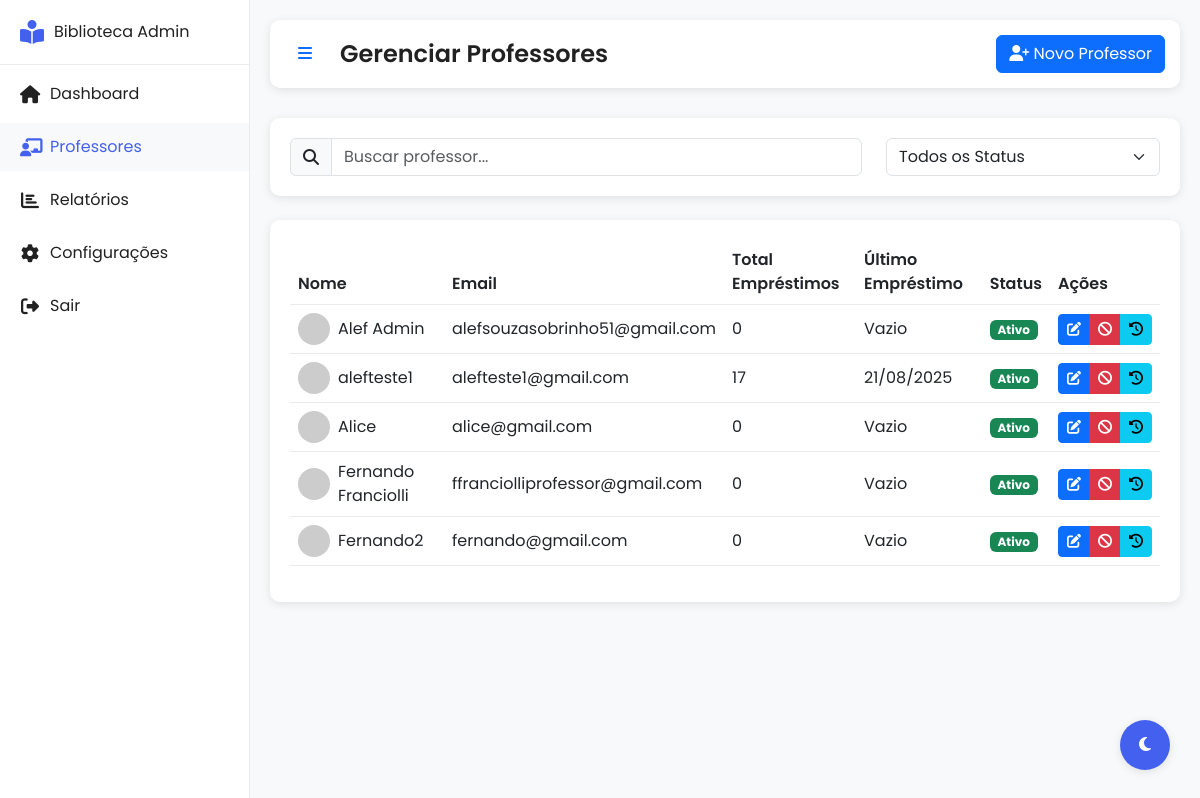
/frontend/admin/professores.php (signed in), run on an earlier commit of the app's database.
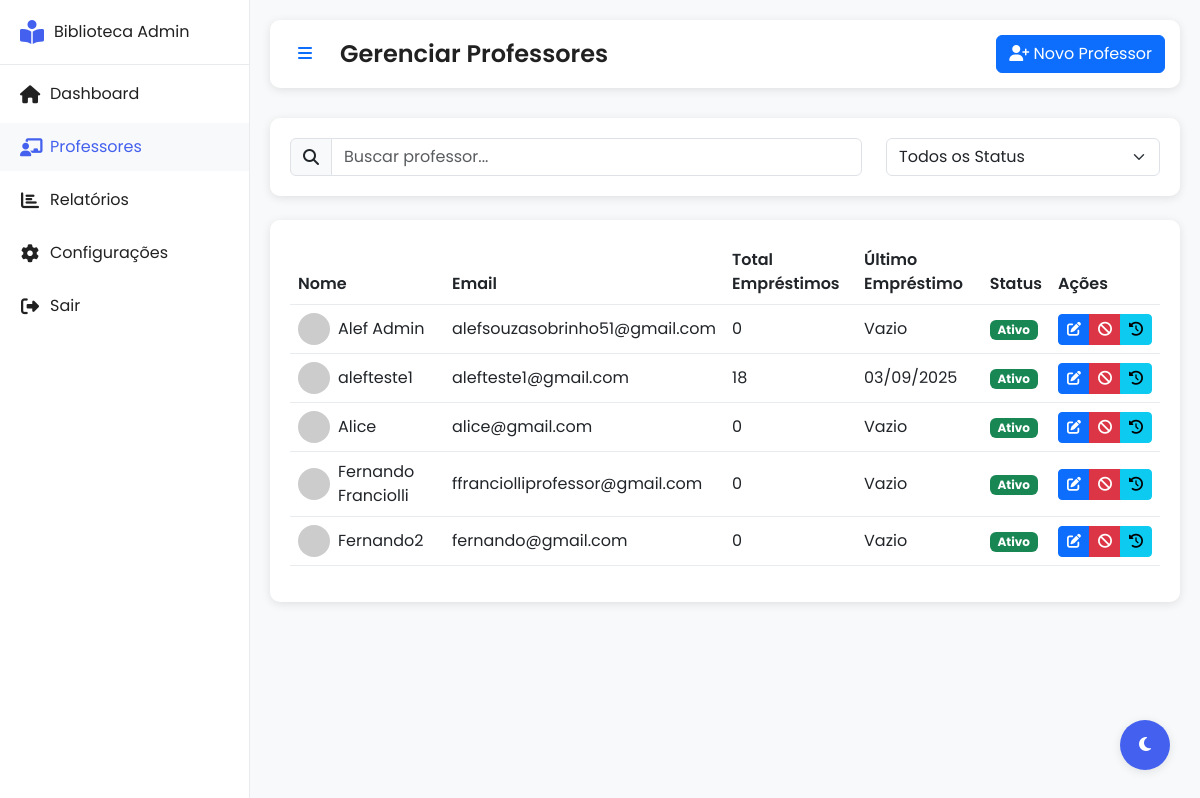
And on a later commit of the database.
### tables this page shows
CREATE TABLE `professores` (
  `id` int(11) NOT NULL,
  `nome` varchar(100) NOT NULL,
  `email` varchar(100) NOT NULL,
  `cpf` varchar(14) NOT NULL,
  `senha` varchar(255) NOT NULL,
  `data_cadastro` datetime DEFAULT current_timestamp(),
  `ultimo_login` datetime DEFAULT NULL,
  `ativo` tinyint(1) DEFAULT 1,
  `admin` tinyint(1) DEFAULT 0
);

### frontend/admin/professores.php (the view, shortened to what the changed rows need)
<?php
require_once '../../includes/conn.php';
$stmt = $conn->prepare("
    SELECT
        p.*,
        COUNT(e.id) as total_emprestimos,
        MAX(e.data_emprestimo) as ultimo_emprestimo
    FROM professores p
    LEFT JOIN emprestimos e ON p.id = e.professor_id
    GROUP BY p.id
    ORDER BY p.nome ASC
");
$stmt->execute();
$professores = $stmt->get_result();
?>
<!DOCTYPE html>
<html lang="pt" data-theme="light">
<head>
    <link href="https://cdn.jsdelivr.net/npm/bootstrap@5.3.0/dist/css/bootstrap.min.css" rel="stylesheet">
    <link rel="stylesheet" href="https://cdnjs.cloudflare.com/ajax/libs/font-awesome/6.4.0/css/all.min.css">
    <link rel="stylesheet" href="https://cdn.jsdelivr.net/npm/sweetalert2@11.0.19/dist/sweetalert2.min.css">
    <link rel="stylesheet" href="css/admin.css">
</head>
<body>
    <div class="main-content">
        <header class="content-header">
            <div class="header-left">
                <h1>Gerenciar Professores</h1>
            </div>
        </header>
        <div class="card">
            <div class="card-body">
                <div class="table-responsive">
                    <table class="table table-hover">
                        <thead>
                            <tr>
                                <th>Nome</th>
                                <th>Email</th>
                                <th>Total Empréstimos</th>
                                <th>Último Empréstimo</th>
                                <th>Status</th>
                                <th>Ações</th>
                            </tr>
                        </thead>
                        <tbody>
                            <?php while ($prof = $professores->fetch_assoc()): ?>
                                <tr>
                                    <td>
                                        <div class="d-flex align-items-center">
                                            <img src="https://ui-avatars.com/api/?name=<?php echo urlencode($prof['nome']); ?>&background=random"
                                                 alt="<?php echo htmlspecialchars($prof['nome']); ?>"
                                                 class="rounded-circle me-2"
                                                 style="width: 32px; height: 32px;">
                                            <?php echo htmlspecialchars($prof['nome']); ?>
                                        </div>
                                    </td>
                                    <td><?php echo htmlspecialchars($prof['email']); ?></td>
                                    <td><?php echo $prof['total_emprestimos']; ?></td>
                                    <td>
                                        <?php
                                        echo $prof['ultimo_emprestimo']
                                            ? date('d/m/Y', strtotime($prof['ultimo_emprestimo']))
                                            : 'Vazio';
                                        ?>
                                    </td>
                                    <td>
                                        <?php if ($prof['ativo']): ?>
                                            <span class="badge bg-success">Ativo</span>
                                        <?php else: ?>
                                            <span class="badge bg-danger">Inativo</span>
                                        <?php endif; ?>
                                    </td>
                                    <td>
                                        <div class="btn-group">
                                            <button class="btn btn-sm btn-primary" onclick="editarProfessor(<?php echo $prof['id']; ?>)">
                                                <i class="fas fa-edit"></i>
                                            </button>
                                            <button class="btn btn-sm btn-<?php echo $prof['ativo'] ? 'danger' : 'success'; ?>"
                                                    onclick="alterarStatus(<?php echo $prof['id']; ?>, <?php echo $prof['ativo']; ?>)">
                                                <i class="fas fa-<?php echo $prof['ativo'] ? 'ban' : 'check'; ?>"></i>
                                            </button>
                                            <button class="btn btn-sm btn-info" onclick="verHistorico(<?php echo $prof['id']; ?>)">
                                                <i class="fas fa-history"></i>
                                            </button>
                                        </div>
                                    </td>
                                </tr>
                            <?php endwhile; ?>
                        </tbody>
                    </table>
                </div>
            </div>
        </div>
    </div>
</body>
</html>

What changed in the data, as far as the page shows it:
changed professores "alefteste1": total_emprestimos "17" → "18"; ultimo_emprestimo "21/08/2025" → "03/09/2025"
